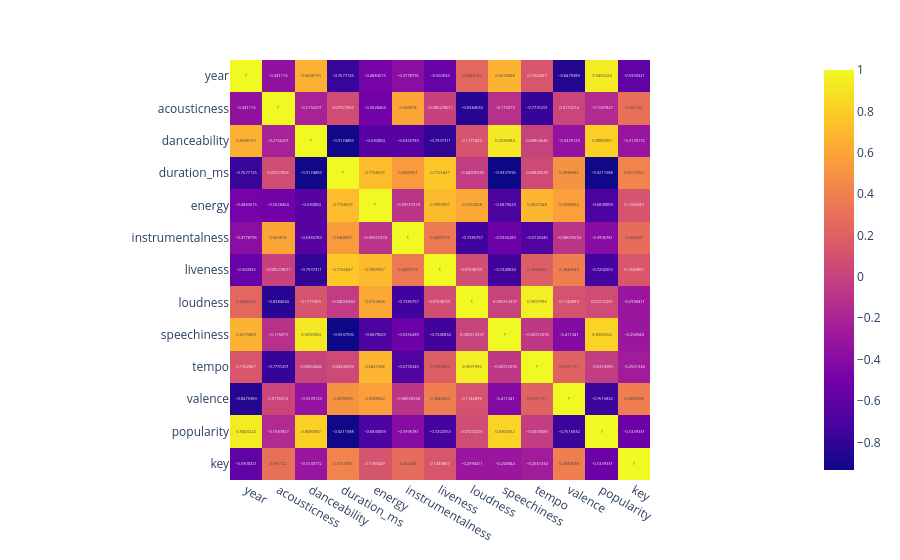

This figure's notebook cell:
### Markdown cell above
### Matriz de Correlação

### Code cell
fig = px.imshow(dados_anos.drop('mode').toPandas().corr(), text_auto=True)
fig.show()

### Figure 1 — Plotly figure (JSON) as saved in the notebook; plotly's stock layout.template omitted (floating-point values rounded to 4 significant figures; data arrays with more than 128 entries replaced by an {"elided": "..."} marker saying what was removed)
{"data": [{"coloraxis": "coloraxis", "hovertemplate": "x: %{x}<br>y: %{y}<br>color: %{z}<extra></extra>", "name": "0", "texttemplate": "%{z}", "type": "heatmap", "x": ["year", "acousticness", "danceability", "duration_ms", "energy", "instrumentalness", "liveness", "loudness", "speechiness", "tempo", "valence", "popularity", "key"], "xaxis": "x", "y": ["year", "acousticness", "danceability", "duration_ms", "energy", "instrumentalness", "liveness", "loudness", "speechiness", "tempo", "valence", "popularity", "key"], "yaxis": "y", "z": {"elided": "13x13 float values"}}], "layout": {"coloraxis": {"colorscale": [[0, "#0d0887"], [0.1111, "#46039f"], [0.2222, "#7201a8"], [0.3333, "#9c179e"], [0.4444, "#bd3786"], [0.5556, "#d8576b"], [0.6667, "#ed7953"], [0.7778, "#fb9f3a"], [0.8889, "#fdca26"], [1, "#f0f921"]]}, "margin": {"t": 60}, "xaxis": {"anchor": "y", "constrain": "domain", "domain": [0, 1], "scaleanchor": "y"}, "yaxis": {"anchor": "x", "autorange": "reversed", "constrain": "domain", "domain": [0, 1]}}}
